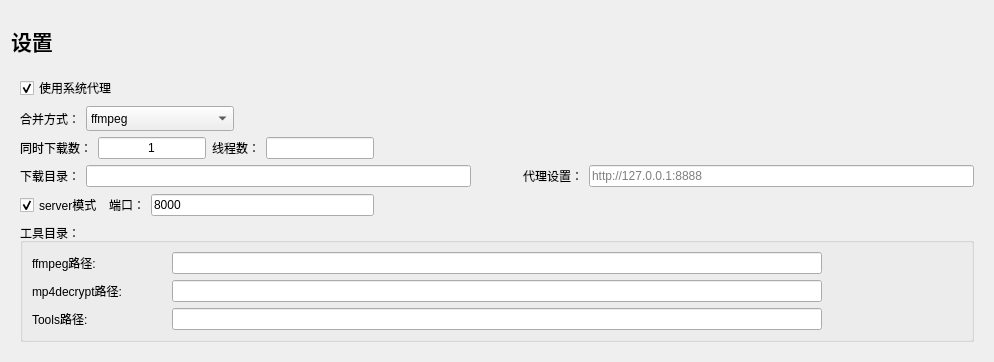
             <widget class="QWidget" name="tab_6">
              <attribute name="title">
               <string>settings</string>
              </attribute>
              <layout class="QVBoxLayout" name="verticalLayout_5">
               <item>
                <widget class="QFrame" name="frame_12">
                 <property name="minimumSize">
                  <size>
                   <width>0</width>
                   <height>50</height>
                  </size>
                 </property>
                 <property name="maximumSize">
                  <size>
                   <width>16777215</width>
                   <height>50</height>
                  </size>
                 </property>
                 <property name="autoFillBackground">
                  <bool>false</bool>
                 </property>
                 <property name="frameShape">
                  <enum>QFrame::NoFrame</enum>
                 </property>
                 <property name="frameShadow">
                  <enum>QFrame::Raised</enum>
                 </property>
                 <property name="lineWidth">
                  <number>0</number>
                 </property>
                 <widget class="QLabel" name="label_8">
                  <property name="geometry">
                   <rect>
                    <x>0</x>
                    <y>4</y>
                    <width>151</width>
                    <height>51</height>
                   </rect>
                  </property>
                  <property name="font">
                   <font>
                    <family>Times New Roman</family>
                    <pointsize>16</pointsize>
                    <weight>75</weight>
                    <bold>true</bold>
                   </font>
                  </property>
                  <property name="text">
                   <string>设置</string>
                  </property>
                  <property name="wordWrap">
                   <bool>false</bool>
                  </property>
                 </widget>
                </widget>
               </item>
               <item>
                <widget class="QFrame" name="frame_11">
                 <property name="frameShape">
                  <enum>QFrame::NoFrame</enum>
                 </property>
                 <property name="frameShadow">
                  <enum>QFrame::Raised</enum>
                 </property>
                 <layout class="QVBoxLayout" name="verticalLayout_8">
                  <item>
                   <layout class="QHBoxLayout" name="horizontalLayout_8">
                    <item>
                     <widget class="QCheckBox" name="checkBox_useSystemProxy">
                      <property name="text">
                       <string>使用系统代理</string>
                      </property>
                      <property name="checked">
                       <bool>true</bool>
                      </property>
                     </widget>
                    </item>
                    <item>
                     <spacer name="horizontalSpacer_2">
                      <property name="orientation">
                       <enum>Qt::Horizontal</enum>
                      </property>
                      <property name="sizeHint" stdset="0">
                       <size>
                        <width>40</width>
                        <height>20</height>
                       </size>
                      </property>
                     </spacer>
                    </item>
                   </layout>
                  </item>
                  <item>
                   <layout class="QHBoxLayout" name="horizontalLayout_9">
                    <item>
                     <widget class="QLabel" name="label_12">
                      <property name="text">
                       <string>合并方式：</string>
                      </property>
                     </widget>
                    </item>
                    <item>
                     <widget class="QComboBox" name="comboBox_mergerMode">
                      <property name="minimumSize">
                       <size>
                        <width>0</width>
                        <height>25</height>
                       </size>
                      </property>
                      <property name="currentIndex">
                       <number>2</number>
                      </property>
                      <property name="iconSize">
                       <size>
                        <width>32</width>
                        <height>32</height>
                       </size>
                      </property>
                      <item>
                       <property name="text">
                        <string>binary</string>
                       </property>
                      </item>
                      <item>
                       <property name="text">
                        <string>ffmpeg with binary file</string>
                       </property>
                      </item>
                      <item>
                       <property name="text">
                        <string>ffmpeg</string>
                       </property>
                      </item>
                     </widget>
                    </item>
                    <item>
                     <spacer name="horizontalSpacer_3">
                      <property name="orientation">
                       <enum>Qt::Horizontal</enum>
                      </property>
                      <property name="sizeHint" stdset="0">
                       <size>
                        <width>40</width>
                        <height>20</height>
                       </size>
                      </property>
                     </spacer>
                    </item>
                   </layout>
                  </item>
                  <item>
                   <layout class="QHBoxLayout" name="horizontalLayout_10">
                    <item>
                     <widget class="QLabel" name="label_14">
                      <property name="text">
                       <string>同时下载数：</string>
                      </property>
                     </widget>
                    </item>
                    <item>
                     <widget class="QLineEdit" name="lineEdit_multiNumbers">
                      <property name="toolTip">
                       <string/>
                      </property>
                      <property name="text">
                       <string>1</string>
                      </property>
                      <property name="alignment">
                       <set>Qt::AlignCenter</set>
                      </property>
                     </widget>
                    </item>
                    <item>
                     <widget class="QLabel" name="label_13">
                      <property name="text">
                       <string>线程数：</string>
                      </property>
                     </widget>
                    </item>
                    <item>
                     <widget class="QLineEdit" name="lineEdit_threadNumber">
                      <property name="toolTip">
                       <string>默认为电脑cpu核数</string>
                      </property>
                      <property name="text">
                       <string/>
                      </property>
                      <property name="alignment">
                       <set>Qt::AlignCenter</set>
                      </property>
                     </widget>
                    </item>
                    <item>
                     <spacer name="horizontalSpacer_4">
                      <property name="orientation">
                       <enum>Qt::Horizontal</enum>
                      </property>
                      <property name="sizeHint" stdset="0">
                       <size>
                        <width>600</width>
                        <height>20</height>
                       </size>
                      </property>
                     </spacer>
                    </item>
                   </layout>
                  </item>
                  <item>
                   <layout class="QHBoxLayout" name="horizontalLayout_11">
                    <item>
                     <widget class="QLabel" name="label_15">
                      <property name="text">
                       <string>下载目录：</string>
                      </property>
                     </widget>
                    </item>
                    <item>
                     <widget class="QLineEdit" name="lineEdit_workDir">
                      <property name="toolTip">
                       <string>默认为程序运行目录Downloads目录</string>
                      </property>
                     </widget>
                    </item>
                    <item>
                     <widget class="QPushButton" name="pushButton_workDir">
                      <property name="text">
                       <string/>
                      </property>
                      <property name="icon">
                       <iconset>
                        <normaloff>imags/file-open.svg</normaloff>imags/file-open.svg</iconset>
                      </property>
                      <property name="iconSize">
                       <size>
                        <width>32</width>
                        <height>32</height>
                       </size>
                      </property>
                      <property name="autoDefault">
                       <bool>false</bool>
                      </property>
                      <property name="default">
                       <bool>false</bool>
                      </property>
                      <property name="flat">
                       <bool>true</bool>
                      </property>
                     </widget>
                    </item>
                    <item>
                     <widget class="QLabel" name="label_16">
                      <property name="text">
                       <string>代理设置：</string>
                      </property>
                     </widget>
                    </item>
                    <item>
                     <widget class="QLineEdit" name="lineEdit_proxy">
                      <property name="placeholderText">
                       <string>http://127.0.0.1:8888</string>
                      </property>
                     </widget>
                    </item>
                   </layout>
                  </item>
                  <item>
                   <layout class="QHBoxLayout" name="horizontalLayout_12">
                    <item>
                     <widget class="QCheckBox" name="checkBox_server">
                      <property name="text">
                       <string>server模式</string>
                      </property>
                      <property name="checked">
                       <bool>true</bool>
                      </property>
                     </widget>
                    </item>
                    <item>
                     <widget class="QLabel" name="label_17">
                      <property name="text">
                       <string>端口：</string>
                      </property>
                     </widget>
                    </item>
                    <item>
                     <widget class="QLineEdit" name="lineEdit_serverPort">
                      <property name="text">
                       <string>8000</string>
                      </property>
                      <property name="readOnly">
                       <bool>true</bool>
                      </property>
                     </widget>
                    </item>
                    <item>
                     <spacer name="horizontalSpacer_6">
                      <property name="orientation">
                       <enum>Qt::Horizontal</enum>
                      </property>
                      <property name="sizeHint" stdset="0">
                       <size>
                        <width>600</width>
                        <height>20</height>
                       </size>
                      </property>
                     </spacer>
                    </item>
                   </layout>
                  </item>
                  <item>
                   <widget class="QGroupBox" name="groupBox">
                    <property name="title">
                     <string>工具目录：</string>
                    </property>
                    <layout class="QGridLayout" name="gridLayout">
                     <item row="0" column="0">
                      <widget class="QLabel" name="label_18">
                       <property name="text">
                        <string>ffmpeg路径:</string>
                       </property>
                      </widget>
                     </item>
                     <item row="0" column="1">
                      <widget class="QLineEdit" name="lineEdit_ffmpegPath">
                       <property name="minimumSize">
                        <size>
                         <width>650</width>
                         <height>0</height>
                        </size>
                       </property>
                       <property name="maximumSize">
                        <size>
                         <width>650</width>
                         <height>16777215</height>
                        </size>
                       </property>
                      </widget>
                     </item>
                     <item row="0" column="2">
                      <widget class="QPushButton" name="pushButton_ffmpegFileOPen">
                       <property name="text">
                        <string/>
                       </property>
                       <property name="icon">
                        <iconset>
                         <normaloff>imags/file-open.svg</normaloff>imags/file-open.svg</iconset>
                       </property>
                       <property name="iconSize">
                        <size>
                         <width>32</width>
                         <height>32</height>
                        </size>
                       </property>
                       <property name="autoDefault">
                        <bool>false</bool>
                       </property>
                       <property name="default">
                        <bool>false</bool>
                       </property>
                       <property name="flat">
                        <bool>true</bool>
                       </property>
                      </widget>
                     </item>
                     <item row="1" column="0">
                      <widget class="QLabel" name="label_19">
                       <property name="text">
                        <string>mp4decrypt路径:</string>
                       </property>
                      </widget>
                     </item>
                     <item row="1" column="1">
                      <widget class="QLineEdit" name="lineEdit_mp4decryptPath">
                       <property name="minimumSize">
                        <size>
                         <width>650</width>
                         <height>0</height>
                        </size>
                       </property>
                       <property name="maximumSize">
                        <size>
                         <width>650</width>
                         <height>16777215</height>
                        </size>
                       </property>
                      </widget>
                     </item>
                     <item row="1" column="2">
                      <widget class="QPushButton" name="pushButton_mp4decryptFileOpen">
                       <property name="text">
                        <string/>
                       </property>
                       <property name="icon">
                        <iconset>
                         <normaloff>imags/file-open.svg</normaloff>imags/file-open.svg</iconset>
                       </property>
                       <property name="iconSize">
                        <size>
                         <width>32</width>
                         <height>32</height>
                        </size>
                       </property>
                       <property name="autoDefault">
                        <bool>false</bool>
                       </property>
                       <property name="default">
                        <bool>false</bool>
                       </property>
                       <property name="flat">
                        <bool>true</bool>
                       </property>
                      </widget>
                     </item>
                     <item row="2" column="0">
                      <widget class="QLabel" name="label_20">
                       <property name="text">
                        <string>Tools路径:</string>
                       </property>
                      </widget>
                     </item>
                     <item row="2" column="1">
                      <widget class="QLineEdit" name="lineEdit_ToolsPath">
                       <property name="minimumSize">
                        <size>
                         <width>650</width>
                         <height>0</height>
                        </size>
                       </property>
                       <property name="maximumSize">
                        <size>
                         <width>650</width>
                         <height>16777215</height>
                        </size>
                       </property>
                      </widget>
                     </item>
                     <item row="2" column="2">
                      <widget class="QPushButton" name="pushButton_ToolsDirOpen">
                       <property name="text">
                        <string/>
                       </property>
                       <property name="icon">
                        <iconset>
                         <normaloff>imags/file-open.svg</normaloff>imags/file-open.svg</iconset>
                       </property>
                       <property name="iconSize">
                        <size>
                         <width>32</width>
                         <height>32</height>
                        </size>
                       </property>
                       <property name="autoDefault">
                        <bool>false</bool>
                       </property>
                       <property name="default">
                        <bool>false</bool>
                       </property>
                       <property name="flat">
                        <bool>true</bool>
                       </property>
                      </widget>
                     </item>
                    </layout>
                   </widget>
                  </item>
                 </layout>
                </widget>
               </item>
              </layout>
             </widget>
